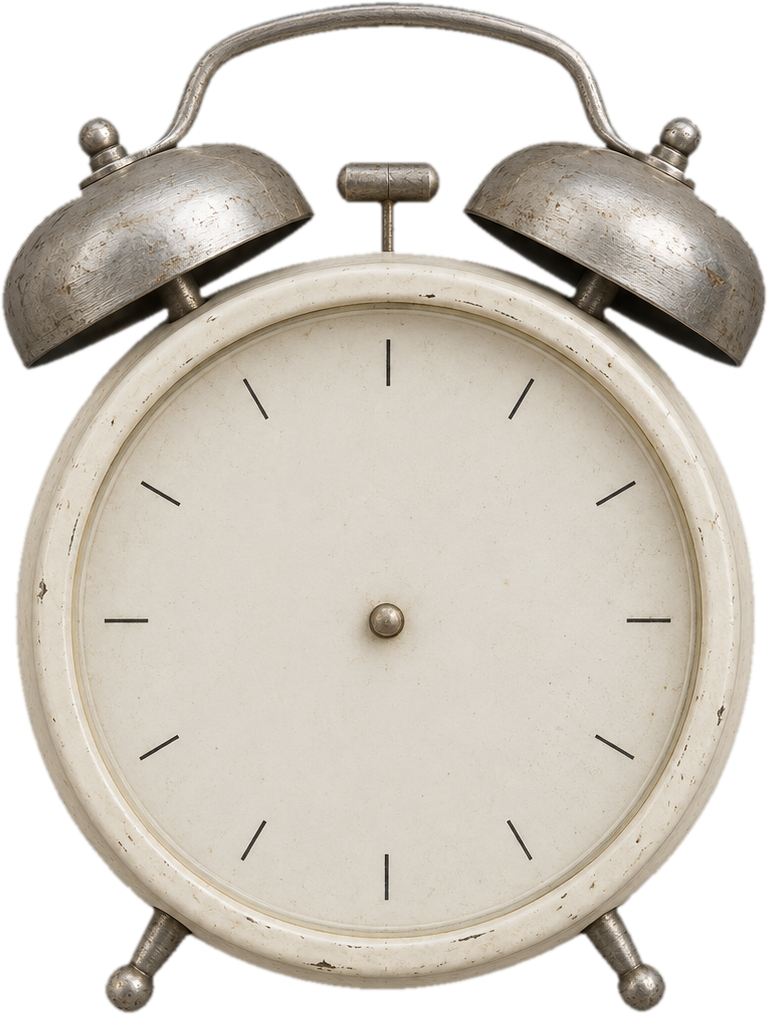
#> input picture skills/motion-vox/assets/A02_CLOCK.png, 768 x 1015 px; its folder holds only this picture in this run
$ python -i voxlab.py   (imports and definitions only)
#> lines starting #> are read from the running program, lines starting #| are printed output that depends on the picture
### skills/motion-vox/lib/marca.py
#!/usr/bin/env python3
"""
Cores de acento da marca.

A identidade MOTION-VOX tem dois acentos: amarelo #DBD653 e azul #2E82F7. Quem tem
marca propria pode trocar os dois sem mexer no codigo: basta criar o arquivo

    ~/minha-marca/marca.json

com os campos (qualquer um dos dois pode faltar):

    {
      "cor_destaque_1": "#DBD653",     substitui o AMARELO (sublinhado de marcador)
      "cor_destaque_2": "#2E82F7"      substitui o AZUL (linha de continuidade, foto noturna)
    }

Sem o arquivo, ou com valor invalido, valem as cores originais. Nada mais muda:
papel, tinta, sombras e fontes continuam os da identidade.

    python3 marca.py        # mostra quais cores estao valendo e de onde vieram
"""
import json
from pathlib import Path

ARQUIVO = Path.home() / "minha-marca" / "marca.json"

PADRAO_1 = (219, 214, 83)    # #DBD653  amarelo
PADRAO_2 = (46, 130, 247)    # #2E82F7  azul


def _hex(v):
    """'#AABBCC' ou 'AABBCC' -> (r, g, b). Devolve None se nao for uma cor valida."""
    if not isinstance(v, str):
        return None
    s = v.strip().lstrip("#")
    if len(s) == 3:
        s = "".join(c * 2 for c in s)
    if len(s) != 6:
        return None
    try:
        return tuple(int(s[i:i + 2], 16) for i in (0, 2, 4))
    except ValueError:
        return None


def _ler():
    try:
        return json.loads(ARQUIVO.read_text(encoding="utf-8"))
    except Exception:
        return {}


def acentos():
    """(cor_destaque_1, cor_destaque_2, origem). Nunca levanta erro."""
    d = _ler()
    c1 = _hex(d.get("cor_destaque_1")) or PADRAO_1
    c2 = _hex(d.get("cor_destaque_2")) or PADRAO_2
    origem = "marca.json" if (c1 != PADRAO_1 or c2 != PADRAO_2) else "padrao"
    return c1, c2, origem


# [6 lines that do not run on import are left out]

### skills/motion-vox/lib/voxlab.py
#!/usr/bin/env python3
"""
voxlab — motor de composicao VOX-EXPLAINER-LABS-V2 para motion sobre footage.

Principio: tudo que precisa ser ANIMADO e procedural e aceita `progress` (0..1).
Assim o estado MID de uma cena e renderizavel sem regerar imagem.

Camadas de um frame, de baixo para cima:
    BG_PAPER -> CTX_PAPERS -> HERO -> LABEL -> ANNOTATION -> PROP_FOREGROUND -> FINISH
"""
import math
import sys
from pathlib import Path
import numpy as np
import cv2
from PIL import Image, ImageDraw, ImageFont, ImageFilter, ImageChops, ImageEnhance

W, H = 1080, 1920

# ---------------------------------------------------------------- paleta
PAPER      = (217, 216, 209)
PAPER_LIGHT= (244, 240, 232)
INK        = ( 55,  54,  57)
CHARCOAL   = ( 41,  41,  43)
YELLOW     = (219, 214,  83)
BLUE       = ( 46, 130, 247)
# Os dois acentos podem vir da marca de quem usa (~/minha-marca/marca.json). Sem o
# arquivo, ficam os de cima. Tem que ser AQUI, antes das funcoes: `color=YELLOW` nos
# defaults e avaliado na definicao.
try:
    from marca import acentos as _acentos
    YELLOW, BLUE, _ = _acentos()
except Exception:
    pass
RED        = (201,  72,  80)
TAPE       = (191, 187, 174)

# ---------------------------------------------------------------- fontes
# ---------------------------------------------------------------- fontes
# A identidade MOTION-VOX viaja com as fontes. As do macOS (DIN Condensed, Bradley Hand,
# Helvetica Neue) NAO podem ser redistribuidas, entao a identidade estaria presa a uma
# maquina. Estas cinco sao de licenca livre e sao as alternativas que a propria Style
# Bible §5 nomeia para cada funcao. Ficam em `fontes/`, ao lado da lib.
def _fontes_dir():
    here = Path(__file__).resolve().parent
    for c in (here / "fontes", here.parent / "fontes", here.parent / "lib" / "fontes"):
        if c.is_dir():
            return c
#> further down, picture is the input picture: PIL image 768x1015 RGBA; mean R, G, B, A 173.2, 167.3, 157.9, 175.6
    raise FileNotFoundError(
        "Pasta `fontes/` nao encontrada. Copie-a da skill para junto de voxlab.py — "
        "a identidade MOTION-VOX depende dela.")


# [1 line that did not run here, left out]
# [1 line that did not run here, left out]
# [1 line that did not run here, left out]
# [1 line that did not run here, left out]
# [1 line that did not run here, left out]
# [1 line that did not run here, left out]
# [1 line that did not run here, left out]
# Tipografia da frase de impacto, tirada das referencias: um grotesco BLACK carrega a
# palavra-chave (mais encorpado que Inter 700) e uma serifa italica de alto contraste
# faz o contraponto. Inter fica para a linha de apoio.
# [1 line that did not run here, left out]
# [1 line that did not run here, left out]

# Fontes variaveis precisam do eixo travado, senao o PIL usa a instancia padrao —
# Archivo Narrow abriria em Regular onde a identidade pede peso 700.
# [2 lines that did not run here, left out]


_font_cache = {}


# [398 lines left out: functions font, _walk, rotate_anchor, smooth_path, jitter, stroke and 7 more, not called in this run]


def text_width(text, fontpath, fontsize, tracking=0):
    f = font(fontpath, fontsize)
    return max(sum(f.getlength(c) + tracking for c in l) for l in text.split("\n"))


# ---------------------------------------------------------------- objetos
# ---------------------------------------------------------------- boil
_noise = {}


# [59 lines left out: functions _field, boil, boil_full, not called in this run]


# Quanto cada classe aguenta, medido: acima disso o objeto DERRETE, que a Style Bible
# §13 proibe. Tinta desenhada aguenta o dobro do que um objeto fotografado.
# Multiplicador global. Calibrar o boil inteiro mexendo num numero so.
BOIL_SCALE = 1.0

BOIL_PRESETS = {
    "obj":    dict(amount=3.0, size=110, complexity=1),   # objeto fotografado
    "paper":  dict(amount=4.0, size=95,  complexity=1),   # papel, cartao, fita
    "type":   dict(amount=2.0, size=130, complexity=1),   # tipografia editorial
    "ink":    dict(amount=6.0, size=75,  complexity=2),   # marcador e anotacao
    # Tipografia de impacto: ruido FINO. O preset "ink" tem ruido grosso e deforma a
    # FORMA da letra; aqui a ideia e erodir a BORDA, como tinta em papel aspero — e o
    # que da o aspecto impresso do "DOCUMENTARIES" da referencia.
    "print":  dict(amount=3.0, size=22,  complexity=2),
}

# O frame corrente. E estado implicito de proposito: sem ele, cada uma das ~50 chamadas
# de desenho precisaria carregar o frame, e uma cena nova nasceria sem boil por
# esquecimento. `boil_ctx(frame)` no topo de cada build_M# liga tudo.
_BOIL = {"frame": None}


def boil_ctx(frame):
    _BOIL["frame"] = frame


# [97 lines left out: functions _auto_boil, load_cutout, rough_edge, contact_shadow, place, ink_center, not called in this run]


def centered(layer, cx, cy):
    return (int(cx - layer.width / 2), int(cy - layer.height / 2))


# ---------------------------------------------------------------- relogio
# [14 lines left out: function clock_hands, not called in this run]


# ---------------------------------------------------------------- acabamento
def finish(img, grain=0.055, vignette=0.05, chroma=1.0, sat=0.92, seed=11):
    """Grao + vinheta + aberracao cromatica. Aplicado ao CONJUNTO, nunca por objeto."""
#> called with grain = 0.055, vignette = 0.05, chroma = 1, sat = 0.92, seed = 11
    im = img.convert("RGB")
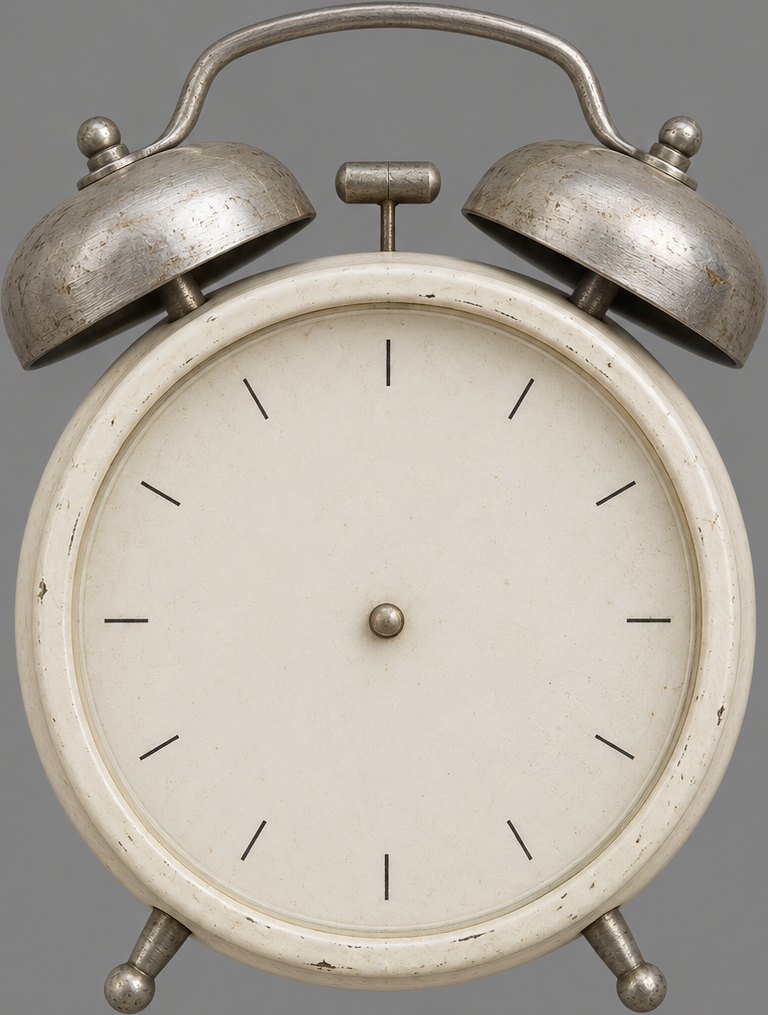
#> im: PIL image 768x1015 RGB; mean R, G, B 173.2, 167.3, 157.9
    if sat != 1.0:
        im = ImageEnhance.Color(im).enhance(sat)
    if chroma > 0:
        # Deslocamento RADIAL, nulo no centro e maximo nas bordas — e assim que lente
        # real se comporta. O deslocamento horizontal uniform franjava TODA letra de
        # vermelho e ciano, inclusive a manchete: lia como erro de render.
        arr = np.asarray(im, dtype=np.float32)
        h, w = arr.shape[:2]
#> h = 1015; w = 768
        yy, xx = np.mgrid[0:h, 0:w].astype(np.float32)
        cx, cy = w / 2.0, h / 2.0
#> cx = 384; cy = 507.5
        nx, ny = (xx - cx) / cx, (yy - cy) / cy
        rad = np.sqrt(nx * nx + ny * ny)
        k = chroma * np.clip((rad - 0.35) / 0.85, 0, 1) ** 2
        out = arr.copy()
        for ch, sgn in ((0, 1.0), (2, -1.0)):
            sx = np.clip(xx + sgn * k * nx * 2.0, 0, w - 1)
            sy = np.clip(yy + sgn * k * ny * 2.0, 0, h - 1)
            out[..., ch] = cv2.remap(arr[..., ch], sx, sy,
                                     cv2.INTER_LINEAR, borderMode=cv2.BORDER_REPLICATE)
        im = Image.fromarray(np.clip(out, 0, 255).astype(np.uint8))
    if grain > 0:
        # Semente POR FRAME: grao identico em todos os frames le como sujeira de lente
        # colada na tela. Grao de filme cintila.
        #
        # MAS ruido branco por pixel e INCOMPRESSIVEL: sem correlacao entre frames o
        # x264 nao consegue prever nada e os planos de motion foram para 120 Mbps,
        # contra 4 Mbps do resto do clipe. Grao real tem TAMANHO — borrar o campo de
        # ruido devolve a compressibilidade e ainda fica mais parecido com filme.
        rng = np.random.default_rng(int(seed))
        n = rng.normal(0, 255 * grain * 1.7, (im.height, im.width)).astype(np.float32)
        n = cv2.GaussianBlur(n, (0, 0), 0.9)
        arr = np.clip(np.asarray(im, dtype=np.float32) + n[..., None], 0, 255)
        im = Image.fromarray(arr.astype(np.uint8))
    if vignette > 0:
        yy, xx = np.mgrid[0:im.height, 0:im.width]
        cx, cy = im.width / 2, im.height / 2
        dist = np.sqrt(((xx - cx) / cx) ** 2 + ((yy - cy) / cy) ** 2)
        v = np.clip(1 - vignette * np.clip(dist - 0.55, 0, None) / 0.75, 0, 1)[..., None]
        im = Image.fromarray((np.asarray(im, dtype=float) * v).astype(np.uint8))
    return im.convert("RGBA")


def canvas(size=(W, H), color=PAPER):
    return Image.new("RGBA", size, color + (255,))


# [20 lines left out: functions ease, ease_in, ease_draw, not called in this run]

>>> from PIL import Image
>>> picture = Image.open('../assets/A02_CLOCK.png')
>>> result = finish(picture)

$ run again, on skills/motion-vox/assets/A03_TAPE.png
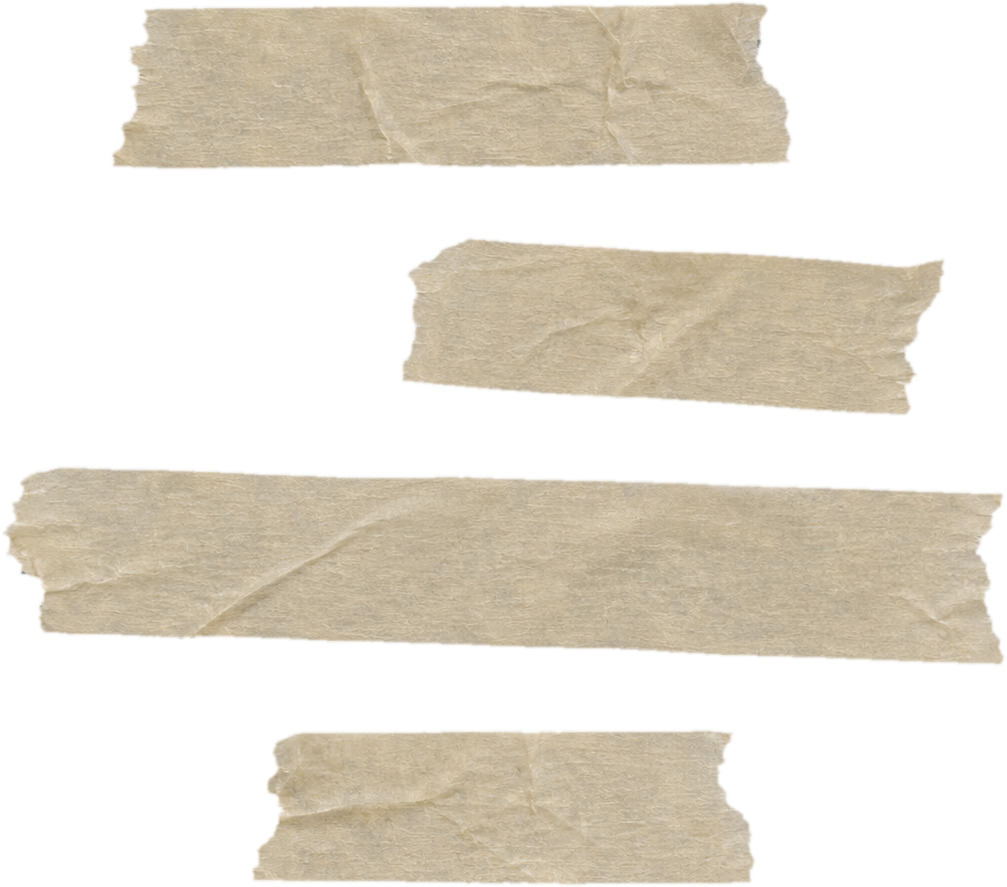
#> input picture skills/motion-vox/assets/A03_TAPE.png, 1007 x 887 px
#> picture is the input picture: PIL image 1007x887 RGBA; mean R, G, B, A 162, 155.3, 143.3, 116
#> in finish, `im = img.convert("RGB")`:
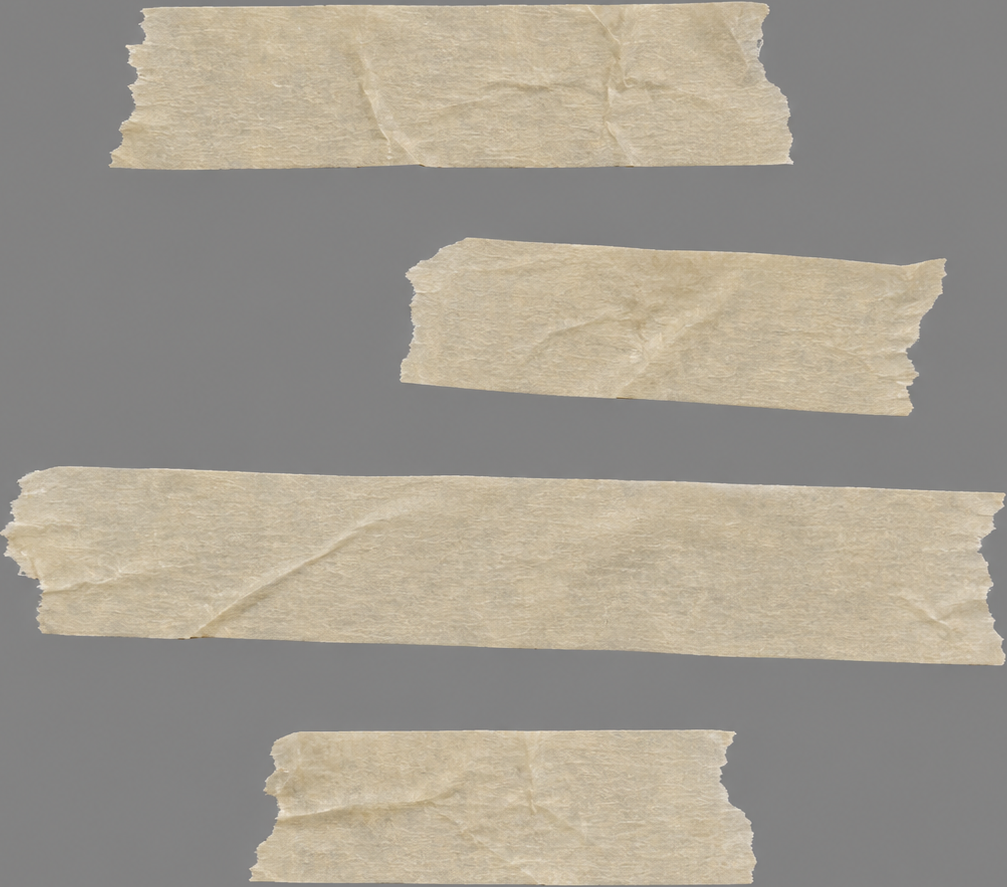
#> im: PIL image 1007x887 RGB; mean R, G, B 162, 155.3, 143.3

$ run again, on skills/motion-vox/assets/A04_CLIPS.png
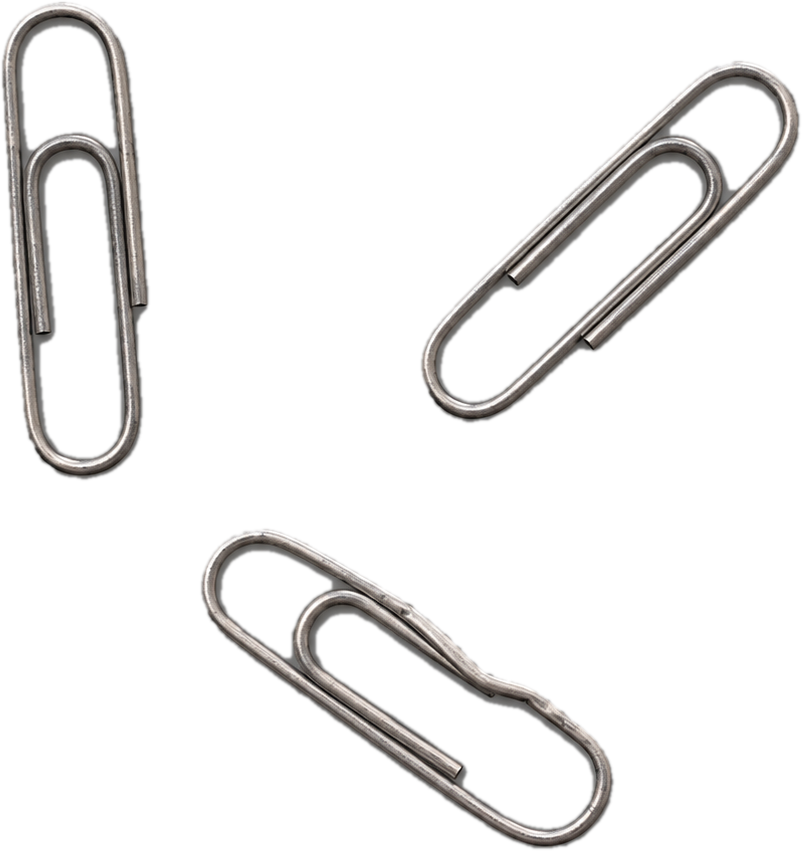
#> input picture skills/motion-vox/assets/A04_CLIPS.png, 802 x 851 px
#> picture is the input picture: PIL image 802x851 RGBA; mean R, G, B, A 134.4, 133.2, 132.5, 31.1
#> in finish, `im = img.convert("RGB")`:
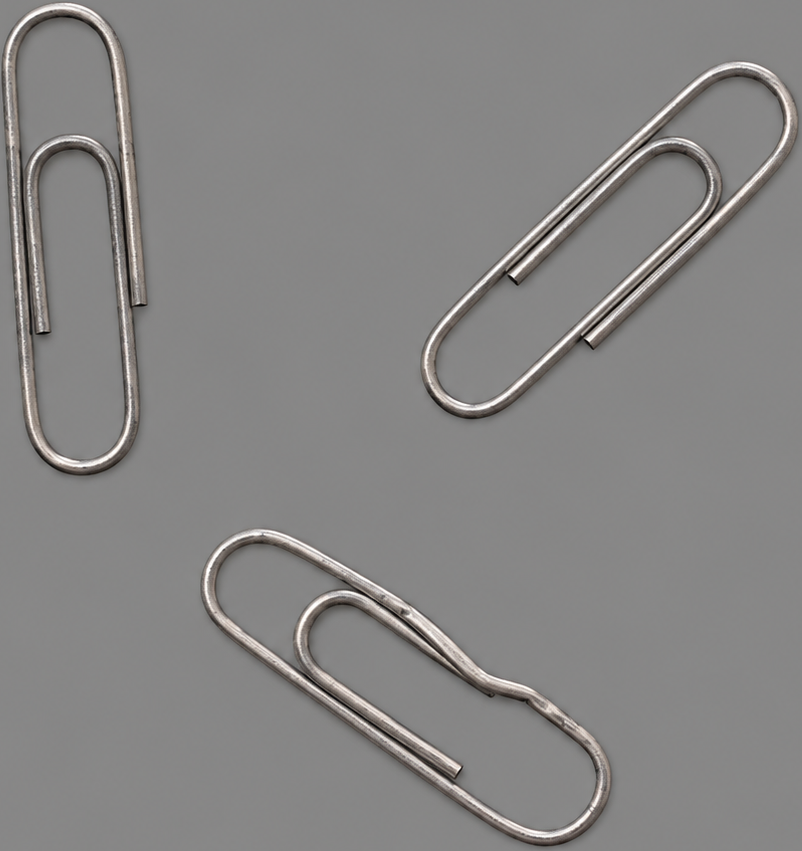
#> im: PIL image 802x851 RGB; mean R, G, B 134.4, 133.2, 132.5
#> in finish, `im = Image.fromarray((np.asarray(im, dtype=float) * v).astype(np.uint8))`:
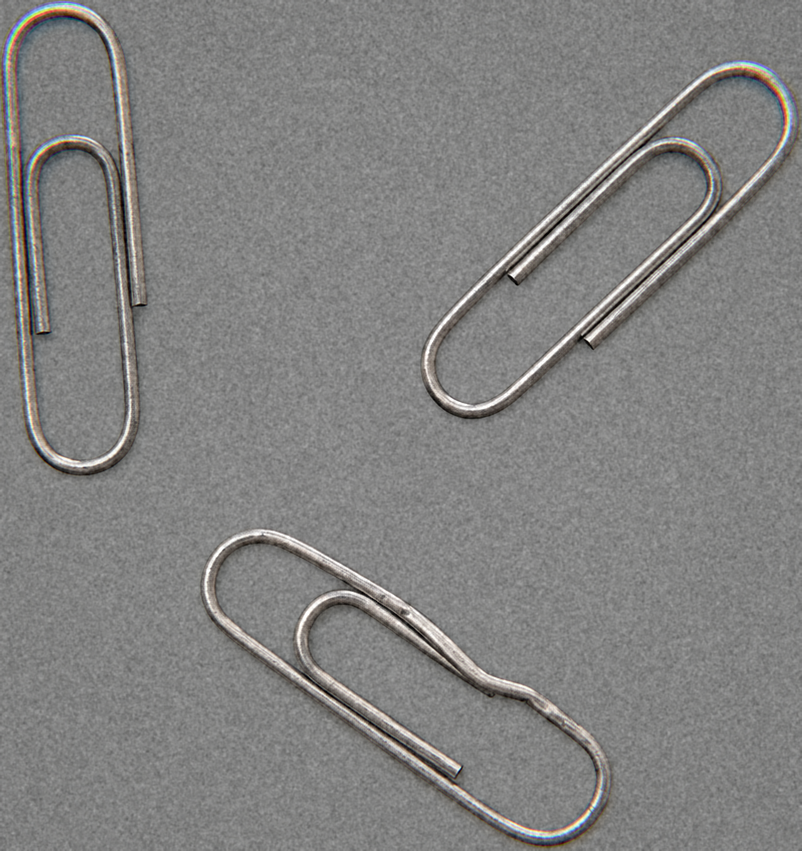
#> im: PIL image 802x851 RGB; mean R, G, B 130.4, 130, 129
